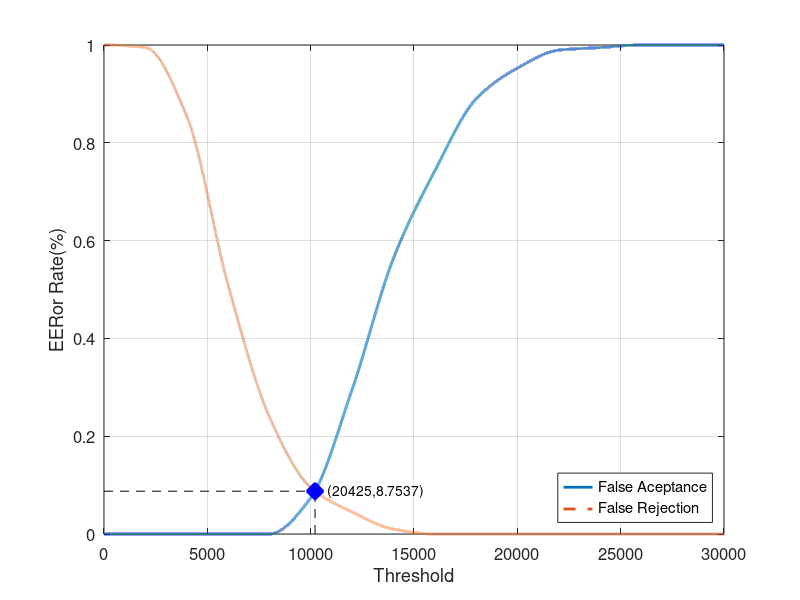
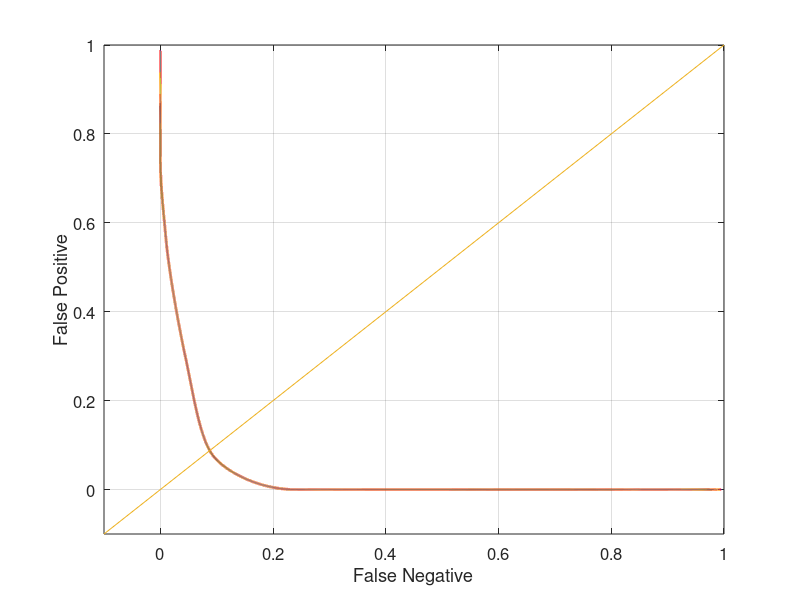

These charts were generated, in order, by the following MATLAB code:
close all;
clear;
clc;
x = 0:2000:30000;
xq = 0:0.5:30000;

y0 = [0 0 0 0 0 0.0736842 0.294737 0.563158 0.742105 0.889474 0.952632 0.989474 0.994737 1 1 1]
yy0 = interp1(x, y0, xq, 'pchip');
y1 = [1 0.995 0.855 0.51 0.24 0.095 0.045 0.01 0 0 0 0 0 0 0 0]
yy1 = interp1(x, y1, xq, 'pchip');

% Calculating EER: 
y2 = abs(y0 - y1);
find(y2 == min(y2))
yy2 = abs(yy0 - yy1);
xEER = find(yy2 == min(yy2));
xEERIndex = xq(xEER) % X-axis EER
yEER = yy0(xEER) % Y-axis EER

main = figure
plot(xq, yy0,'-','LineWidth', 2);	hold on
plot(xq, yy1,'--','LineWidth', 2);	hold on
plot([xEERIndex xEERIndex], [0 yEER], 'k--');	hold on
plot([0 xEERIndex], [yEER yEER], 'k--');	hold on
plot(xEERIndex, yEER, 'bx', 'LineWidth', 10);	hold on
text(xEERIndex, yEER,strcat('    (', num2str(xEER), ', ', num2str(yEER * 100), ')'))
legend('False Aceptance', 'False Rejection', 'Location', 'SouthEast')
xlabel('Threshold')
ylabel('EERor Rate(%)')
set(gca, 'FontSize', 12)
axis([0 30000 0 1])
grid on

print(main, 'Database4_3Main', '-dpng');
FNRxFPR = figure('Color', [1 1 1]);
plot(yy1, yy0, '-', yy1, yy0, 'LineWidth', 2);
hold on
y = -0.1:0.1:1
plot(y, y); 
set(gca, 'FontSize', 12)
xlabel('False Negative')
ylabel('False Positive')
axis([-0.1 1 -0.1 1])
set(gca, 'FontSize', 12)
grid on

print(FNRxFPR, 'Database4_3FNRxFPR','-dpng');
